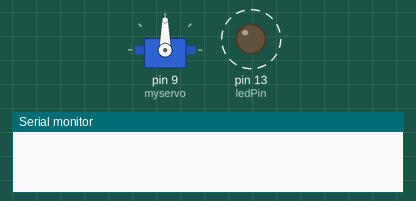
Bench run of a sketch on a simulated Arduino Uno, built with avr-gcc and run on an emulated ATmega328P. On the bench: servo, output pins drawn as LEDs (lit = HIGH), the last lines printed to the serial monitor. Dashed ring = blinking.

Above: at 0.05 s.
At 35.85 s:
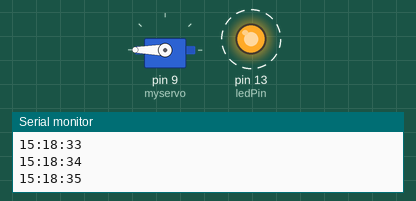
Timing chart, 0 to 78.0 s (numbered marks = the images above):
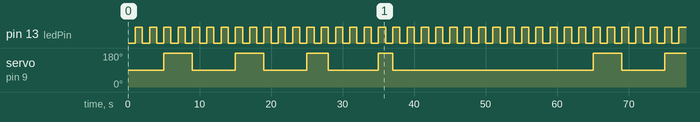

Measured:
- by itself, pin 13 (ledPin): alternates HIGH for 1.0 s and LOW for 1.0 s
- by itself, servo on pin 9 (myservo): repeats every 60.0 s: 90° 6.0 s, 180° 4.0 s, 90° 6.0 s, 180° 3.0 s, 90° 7.0 s, 180° 2.0 s, 90° 28.0 s, 180° 4.0 s

The sketch:

turnServoBySecond.ino
```cpp
#include <Time.h>
#include <TimeLib.h>
#include <Servo.h>

Servo myservo;

// constants won't change. Used here to set a pin number :
const int ledPin =  13;      // the number of the LED pin

// Variables will change :
int ledState = LOW;             // ledState used to set the LED

// Generally, you should use "unsigned long" for variables that hold time
// The value will quickly become too large for an int to store
unsigned long previousMillis = 0;        // will store last time LED was updated

// constants won't change :
const long interval = 1000;           // interval at which to blink (milliseconds)


void setup() {
  // set the digital pin as output:
  pinMode(ledPin, OUTPUT);
  Serial.begin(9600);
  setTime(15, 18, 0, 18, 11, 2016);
  myservo.attach(9);
}

void loop() {
  // here is where you'd put code that needs to be running all the time.

  // check to see if it's time to blink the LED; that is, if the
  // difference between the current time and last time you blinked
  // the LED is bigger than the interval at which you want to
  // blink the LED.
  unsigned long currentMillis = millis();

  if (currentMillis - previousMillis >= interval) {
    // save the last time you blinked the LED
    previousMillis = currentMillis;

//    Serial.print(now());
     Serial.print(hour());
     Serial.print(":");
     Serial.print(minute());
     Serial.print(":");
     Serial.println(second());
//     Serial.print(day());

//    setRotation(second());
//    Serial.println(myservo.read());

    if (second() == 5 || second() == 15 || second() == 25 || second() == 35) {
      myservo.write(180);
    }
    else if (second() == 9 || second() == 19 || second() == 28 || second() == 37) {
      myservo.write(90);
    }


    // if the LED is off turn it on and vice-versa:
    if (ledState == LOW) {
      ledState = HIGH;
    } else {
      ledState = LOW;
    }

    // set the LED with the ledState of the variable:
    digitalWrite(ledPin, ledState);
  }
}

//int setRotation(int second) {
//  myservo.write(second * 5);
//  Serial.print("Wrote: ");
//  Serial.println(second);
//}
```
